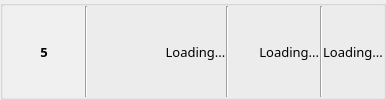
                      <widget class="QGroupBox" name="groupBox_14">
                       <property name="title">
                        <string/>
                       </property>
                       <layout class="QHBoxLayout" name="horizontalLayout_7">
                        <property name="spacing">
                         <number>0</number>
                        </property>
                        <property name="leftMargin">
                         <number>0</number>
                        </property>
                        <property name="topMargin">
                         <number>0</number>
                        </property>
                        <property name="rightMargin">
                         <number>0</number>
                        </property>
                        <property name="bottomMargin">
                         <number>0</number>
                        </property>
                        <item>
                         <widget class="QLabel" name="label_14">
                          <property name="minimumSize">
                           <size>
                            <width>82</width>
                            <height>0</height>
                           </size>
                          </property>
                          <property name="maximumSize">
                           <size>
                            <width>60</width>
                            <height>16777215</height>
                           </size>
                          </property>
                          <property name="font">
                           <font>
                            <family>나눔고딕</family>
                            <pointsize>10</pointsize>
                            <weight>75</weight>
                            <bold>true</bold>
                           </font>
                          </property>
                          <property name="styleSheet">
                           <string notr="true">background-color : rgb(240, 240, 240)</string>
                          </property>
                          <property name="text">
                           <string>5</string>
                          </property>
                          <property name="alignment">
                           <set>Qt::AlignCenter</set>
                          </property>
                         </widget>
                        </item>
                        <item>
                         <widget class="Line" name="line_6">
                          <property name="orientation">
                           <enum>Qt::Vertical</enum>
                          </property>
                         </widget>
                        </item>
                        <item>
                         <widget class="QLabel" name="nielsen_TV_Programme5">
                          <property name="font">
                           <font>
                            <family>나눔고딕</family>
                            <pointsize>10</pointsize>
                           </font>
                          </property>
                          <property name="text">
                           <string>                       Loading...</string>
                          </property>
                          <property name="margin">
                           <number>0</number>
                          </property>
                         </widget>
                        </item>
                        <item>
                         <widget class="Line" name="line_25">
                          <property name="orientation">
                           <enum>Qt::Vertical</enum>
                          </property>
                         </widget>
                        </item>
                        <item>
                         <widget class="QLabel" name="nielsen_TV_Broadcast5">
                          <property name="maximumSize">
                           <size>
                            <width>200</width>
                            <height>16777215</height>
                           </size>
                          </property>
                          <property name="font">
                           <font>
                            <family>나눔고딕</family>
                            <pointsize>10</pointsize>
                           </font>
                          </property>
                          <property name="text">
                           <string>         Loading...</string>
                          </property>
                          <property name="margin">
                           <number>0</number>
                          </property>
                         </widget>
                        </item>
                        <item>
                         <widget class="Line" name="line_16">
                          <property name="styleSheet">
                           <string notr="true">Qline#line_16 {border : 1px}</string>
                          </property>
                          <property name="orientation">
                           <enum>Qt::Vertical</enum>
                          </property>
                         </widget>
                        </item>
                        <item>
                         <widget class="QLabel" name="nielsen_TV_Audience5">
                          <property name="maximumSize">
                           <size>
                            <width>150</width>
                            <height>16777215</height>
                           </size>
                          </property>
                          <property name="font">
                           <font>
                            <family>나눔고딕</family>
                            <pointsize>10</pointsize>
                           </font>
                          </property>
                          <property name="text">
                           <string>Loading...</string>
                          </property>
                          <property name="alignment">
                           <set>Qt::AlignCenter</set>
                          </property>
                         </widget>
                        </item>
                       </layout>
                      </widget>
